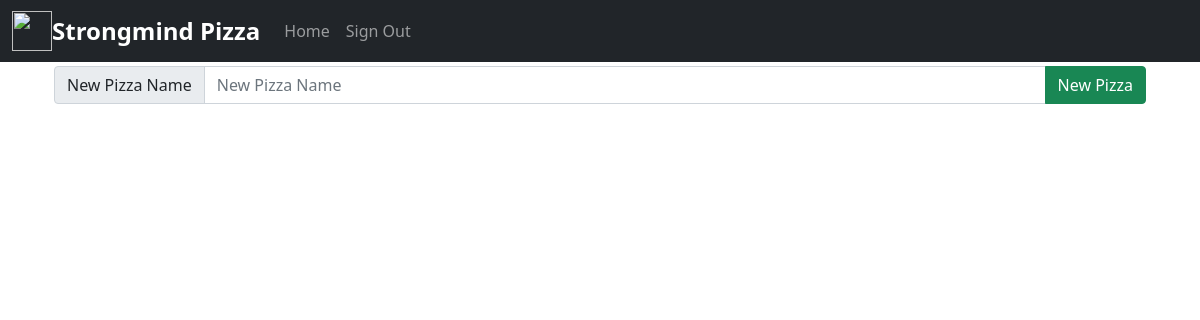
The page /pizza/build/ (signed in) on the database as committed earlier.
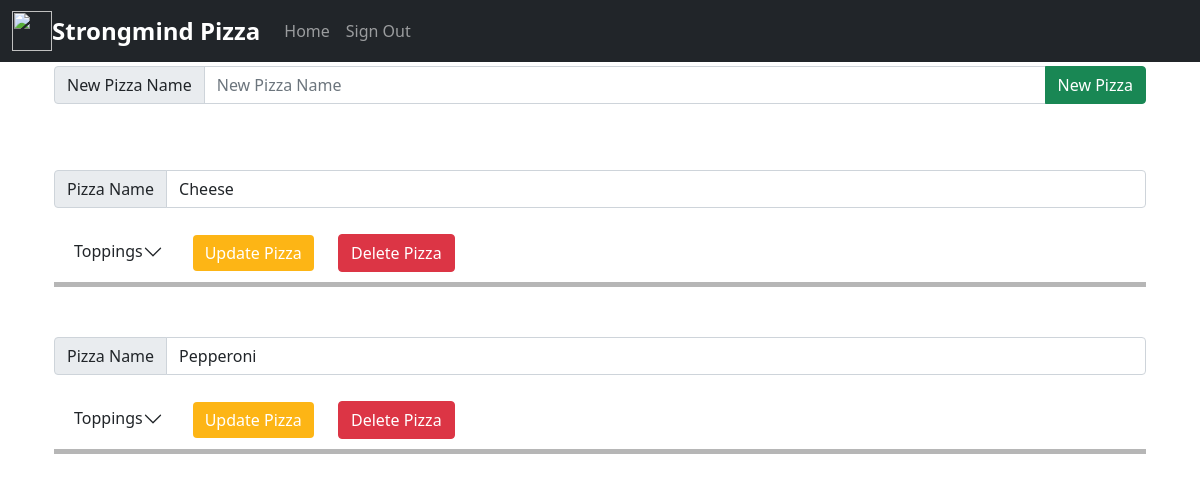
The same page on the database as committed later.
### strongmind_pizza_app/pizza/models.py (models this page shows)
class Masterpizzas(models.Model):
    masterpizzaid = models.AutoField(unique=True, primary_key=True)
    masterpizzaname = models.TextField()
    class Meta:
        app_label = "pizza"
        managed = False
        db_table = 'MasterPizzas'

### strongmind_pizza_app/pizza/views.py (the view)
# urls.py: path("build/", vPizzaBuild, name="pizza"),
@permission_required(perm=["pizza.change_masterpizzas","pizza.change_pizzacomponents"], login_url="/")
def vPizzaBuild(request):
    all_toppings = Mastertoppings.objects.all().values()
    all_pizzas = Masterpizzas.objects.all().values()
    pizza_components = Vucompletepizza.objects.all().values()
    complete_pizzas = []
    for pizza in all_pizzas:
        out_pizza = copy.deepcopy(pizza)
        out_pizza["toppings"] = []
        for component in pizza_components:
            if component["masterpizzaid"] == out_pizza["masterpizzaid"]:
                out_pizza["toppings"].append(component["mastertoppingid"])
        complete_pizzas.append(out_pizza)
    context = {
        "pizzas": complete_pizzas[::-1],
        "components":pizza_components,
        "toppings":all_toppings[::-1],
    }
    return render(request, "pizza/pizza.html", context)

### strongmind_pizza_app/users/context_processors.py (called while the page is built)
def allauth_settings(request):
    return {
        "ACCOUNT_ALLOW_REGISTRATION": settings.ACCOUNT_ALLOW_REGISTRATION,
    }

### strongmind_pizza_app/templates/pizza/pizza.html (shortened to what this page needs)
{% extends "base.html" %}
{% block content %}
<div class="container">
    <form class="form text-center" method="post" action="/pizza/api/newpizza/">
        <div class="input-group mb-3">
            <span class="input-group-text" id="basic-addon1">New Pizza Name</span>
            <input type="text" name="masterpizzaname" class="form-control" placeholder="New Pizza Name" aria-label="PizzaName" aria-describedby="basic-addon1" required>
            <button type="button" onclick="APICall(apirequest='/pizza/api/newpizza/', this.form, 'Are you sure you want to create a new pizza?');" name="newpizza" class="btn btn-success" role="button">New Pizza</button>
        </div>
    </form>
    <div id="id_pizza_container" style="overflow: auto; height:850px; width:auto;">
        {% for pizza in pizzas %}
            <div id="id_{{pizza.masterpizzaname}}" name="pizza_{{pizza.masterpizzaname}}" style=" margin-top:50px; border-bottom: 5px solid rgb(182, 182, 182);">
                <form id="pizzaform_{{pizza.masterpizzaid}}" class="form-inline" method="post" action="/pizza/api/updatepizza/">
                    <div class="input-group mb-3">
                        <span class="input-group-text" id="basic-addon1">Pizza Name</span>
                        <input type="text" value="{{pizza.masterpizzaname}}" name="masterpizzaname" class="form-control" placeholder="Pizza Name" aria-label="PizzaName" aria-describedby="basic-addon1">
                    </div>
                    <div class="d-table-cell accordion accordion-flush" id="toppingsAccordian_{{pizza.masterpizzaid}}">
                        <div class="accordion-item">
                            <h2 class="accordion-header" id="flush-headingOne_{{pizza.masterpizzaid}}">
                                <button class="accordion-button collapsed" type="button" data-bs-toggle="collapse" data-bs-target="#toppingsAccordian_{{pizza.masterpizzaid}}" aria-expanded="false" aria-controls="toppingsAccordian_{{pizza.masterpizzaid}}">
                                  Toppings
                                </button>
                            </h2>
                        </div>
                    </div>
                    <div class="d-table-cell">
                        <button style="margin:10px;" type="button" onclick="APICall(apirequest='/pizza/api/updatepizza/', this.form);" name="updatepizza" class="btn btn-primary" role="button">Update Pizza</button>
                        <button style="margin:10px;" type="button" onclick="APICall(apirequest='/pizza/api/deletepizza/', this.form, 'Are you sure you want to delete this pizza?');" name="deletepizza" class="btn btn-danger" role="button">Delete Pizza</button>
                    </div>
                </form>
            </div>
        {% endfor %}
    </div>
</div>
{% endblock content %}

### strongmind_pizza_app/templates/base.html (shortened to what this page needs)
{% load static i18n %}
<!DOCTYPE html>
{% get_current_language as LANGUAGE_CODE %}
<html lang="{{ LANGUAGE_CODE }}">
  <head>
    {% block css %}
    <link rel="stylesheet" href="https://cdnjs.cloudflare.com/ajax/libs/bootstrap/5.1.3/css/bootstrap.min.css" />
    <link href="{% static 'css/project.css' %}" rel="stylesheet">
    {% endblock %}
  </head>
  <body>
    <div class="mb-1">
      <nav class="navbar navbar-expand-md navbar-dark bg-dark">
        <div class="container-fluid">
          <image src="{% static 'images/favicons/favicon.ico' %}" width="40px" height="40px"></image>
          <a class="navbar-brand" href="{% url 'home' %}">Strongmind Pizza</a>
          <div class="collapse navbar-collapse" id="navbarSupportedContent">
            <ul class="navbar-nav mr-auto">
              <li class="nav-item active">
                <a class="nav-link" href="{% url 'home' %}">Home <span class="visually-hidden">(current)</span></a>
              </li>
              {% if request.user.is_authenticated %}
                <li class="nav-item">
                  <a class="nav-link" href="{% url 'account_logout' %}">{% translate "Sign Out" %}</a>
                </li>
              {% endif %}
            </ul>
          </div>
        </div>
      </nav>
    </div>
    <div class="container">
      {% block content %}{% endblock content %}
    </div>
  </body>
</html>

### strongmind_pizza_app/static/css/project.css (style rules this page uses)
.navbar-brand { font-weight:bolder; font-size: 1.5em; }
.btn-primary { background-color: #fdb515; border:none; }

Rows that differ between the two databases and show on the page:
added Masterpizzas: masterpizzaname "Cheese"
added Masterpizzas: masterpizzaname "Pepperoni"
Other text that changed with them:
new list line: "Pizza Name Toppings Update Pizza Delete Pizza"
